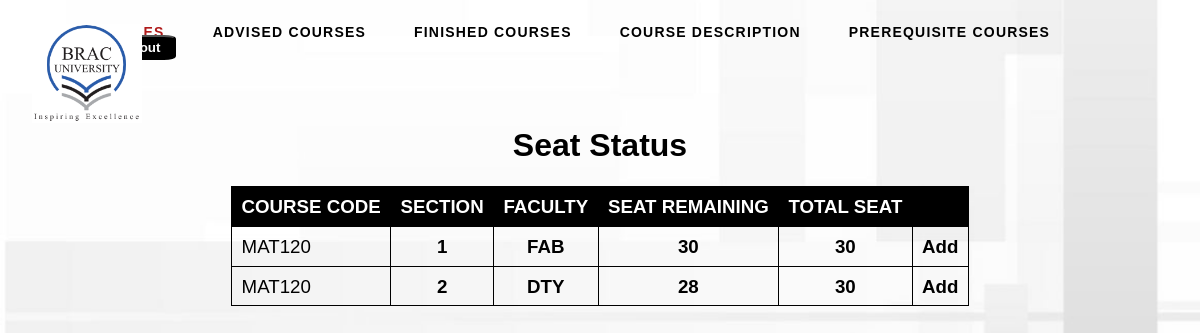
Screenshot of /View/section.php?course_id=MAT120 (signed in) with the database file from the repository.
### tables this page shows
CREATE TABLE `section` (
  `COURSE_ID` varchar(15) NOT NULL,
  `SECTION` int(11) NOT NULL,
  `FACULTY` varchar(255) NOT NULL,
  `SEAT_REMAINING` int(11) NOT NULL DEFAULT 30,
  `TOTAL_SEAT` int(11) NOT NULL DEFAULT 30
);

### Model/Model.php (called while the page is built, shortened)
<?php
  class Model {
    public function seatStatusView() {
      include('connect.php');
      $course_id = $_SESSION['course_id'];
      $query = "SELECT * from section WHERE course_id='".$course_id."'";
      $result = mysqli_query($con, $query);
      return mysqli_fetch_all($result, MYSQLI_ASSOC);
    }
  }

### Controller/viewSeatStatusController.php (called while the page is built, shortened)
<?php
  include('controller.php');
  if (isset($_GET['course_id'])) {
    $rows = $model->seatStatusView();
  }

### View/section.php (the view)
<?php include('../Controller/viewSeatStatusController.php'); ?>
<html>
  <?php include('templates/header.php'); ?>
  <body align="center">
    <br><br><br><br><br>
    <h1>Seat Status</h1>
    <div>
      <h3><table align="center">
        <thead>
          <tr><th>COURSE CODE</th><th>SECTION</th><th>FACULTY</th><th>SEAT REMAINING</th><th>TOTAL SEAT</th><th></th></tr>
        </thead>
        <tbody>
          <?php
            foreach ($rows as $row):
                echo "<tr><td>".$row['COURSE_ID']."</td><td><b>".$row['SECTION']."</b></td><td><b>".$row['FACULTY']."</b></td><td><b>".$row['SEAT_REMAINING']."</b></td><td><b>".$row[
                  'TOTAL_SEAT']."</b></td><td><b><a href='../Controller/addCourseController.php?course_id=".$row['COURSE_ID']."&section=".$row['SECTION']."&faculty=".$row['FACULTY']."'>Add</a></b></td></tr>";
            endforeach;
          ?>
        </tbody>
      </table></h3>
    </div>
    </body>
</html>

### View/assets/css/style.css (style rules this page uses)
html { box-sizing: border-box; }
*, *:before, *:after { box-sizing: inherit; }
html { margin: 0; padding: 0; width: 100%; height: 100vh; }
body { padding: 0; margin: 0; width: 100%; height: 100vh; font-family: 'Poppins', sans-serif; font-weight: 400; background: url("../image/cover.jpg"); background-position: center; background-size: cover; -webkit-font-smoothing: antialiased; -moz-osx-font-smoothing: grayscale; }
a { color: black; font-weight: bold; text-decoration: none; }
table { font: 1em sans-serif; border-collapse: collapse; border-spacing: 0; min-width: 30%; }
table td, table th { border: 1px solid black; padding: 0.5em 0.5em 0.4em; }
table thead th { color: white; background: black; }
table tbody td + td { text-align: center; }
table tbody td:last-child { text-align: center; }

### rows the page displays
section: COURSE_ID "MAT120", SECTION "1", FACULTY "FAB", SEAT_REMAINING "30", TOTAL_SEAT "30"
section: COURSE_ID "MAT120", SECTION "2", FACULTY "DTY", SEAT_REMAINING "28", TOTAL_SEAT "30"
